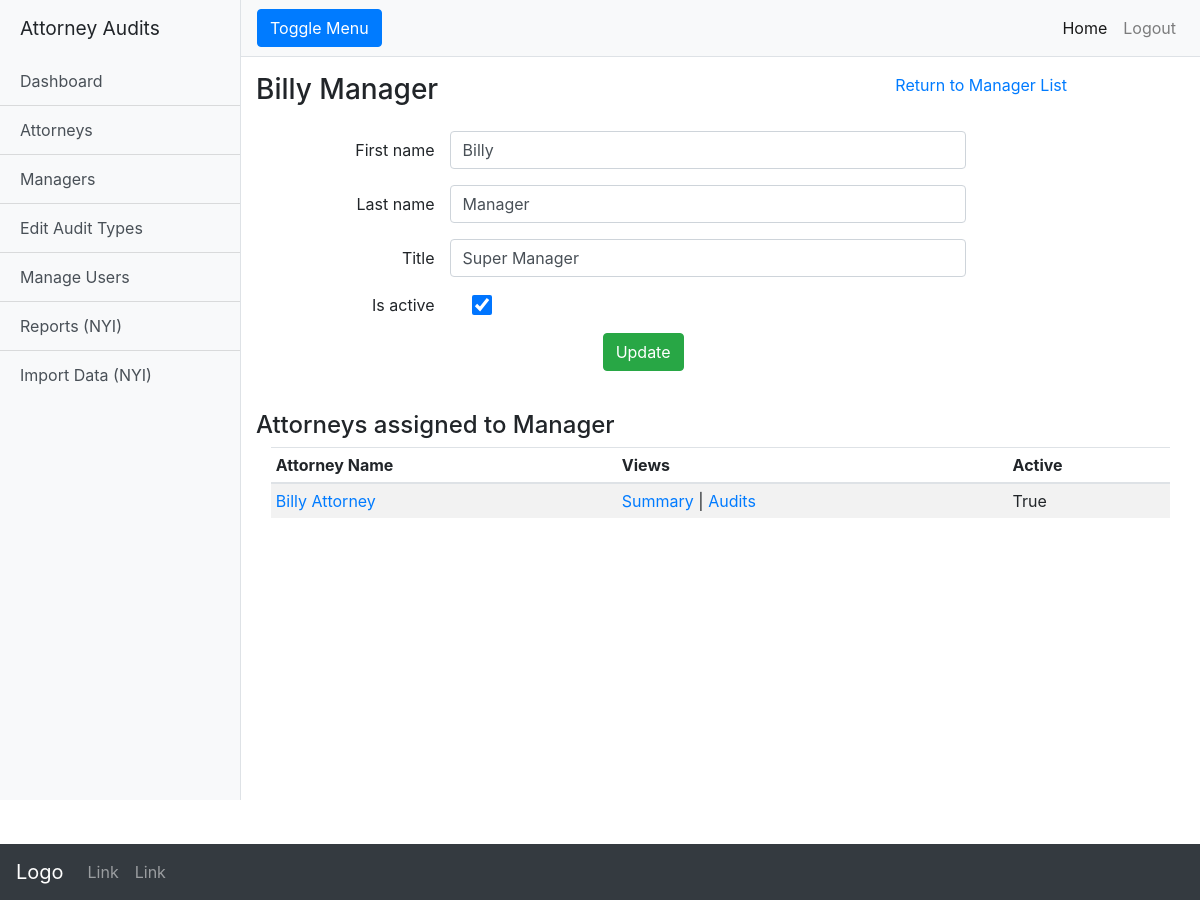
Page /manager/details/1 on the earlier database version.
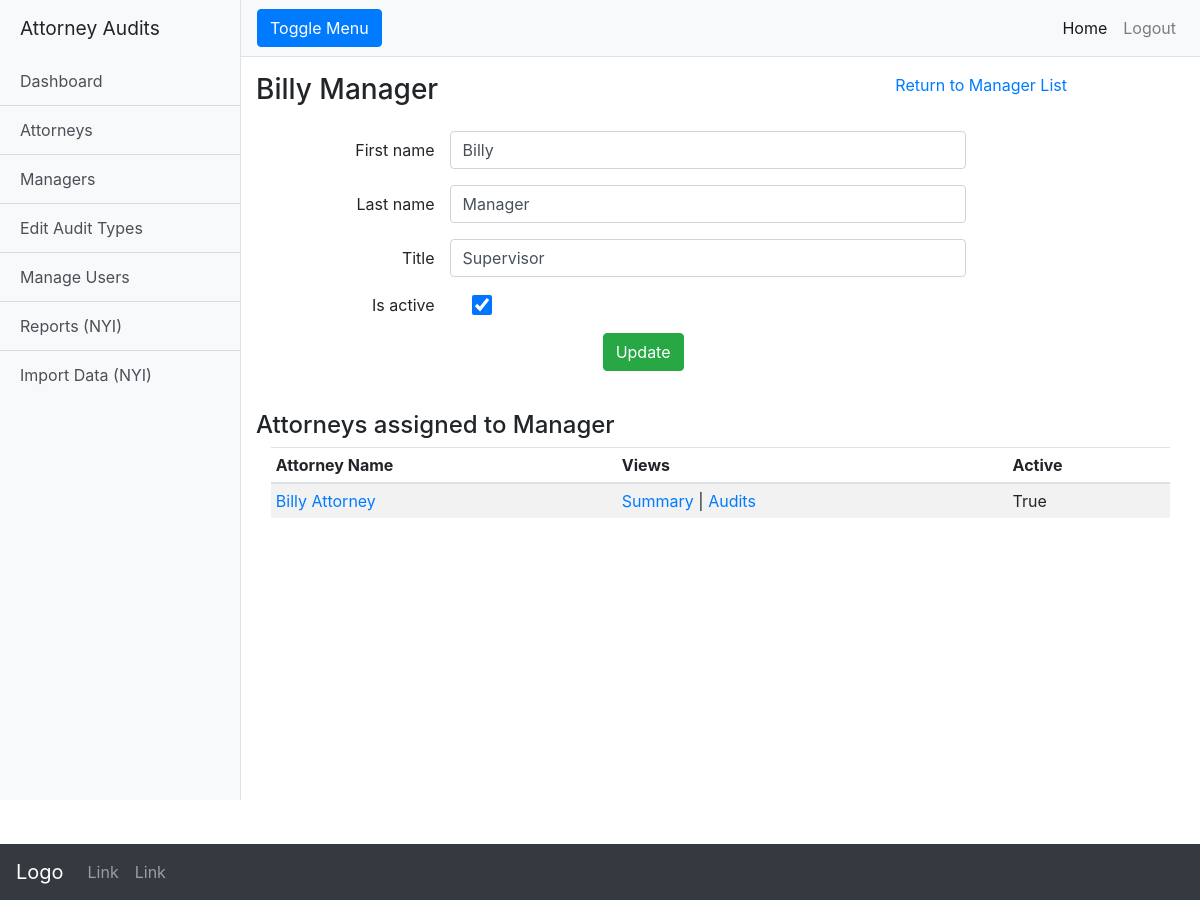
Same page on the later database version.
### manager_app/models.py (models this page shows, shortened)
class Manager(models.Model):
    first_name = models.CharField(max_length=30)
    last_name = models.CharField(max_length=30)
    title = models.CharField(max_length=50)
    is_active = models.BooleanField(default=True)
    created_at = models.DateTimeField(auto_now_add=True)
    modified_at = models.DateTimeField(auto_now=True)

### manager_app/views.py (the view)
# urls.py: path('details/<int:manager_id>', views.details),
def details(request, manager_id):
    print(f"in manager details: {manager_id}")
    manager = Manager.objects.get(id=manager_id)
    form = ManagerDetailsForm(instance=manager)
    attorneys = manager.attorneys.all()
    context = {
        "manager": manager,
        "form": form,
        "attorneys": attorneys,
    }
    print(f"\tmanager attorneys: {attorneys}")
    return render(request, "manager_details.html", context)

### manager_app/forms.py
class ManagerDetailsForm(forms.ModelForm):
    def __init__(self, *args, **kwargs):
        super(ManagerDetailsForm, self).__init__(*args, **kwargs)
        for name in self.fields.keys():
            if name == "is_active":
                self.fields[name].widget.attrs.update({
                    "class": "col-sm-1",
                    "style": "width:20px;height:20px",
                })
            else:
                self.fields[name].widget.attrs.update({
                    "class": "form-control col-sm-8",
                })
    class Meta:
        model = Manager
        fields = ("first_name", "last_name", "title", "is_active")

### attorney_app/models.py (called while the page is built)
    def __repr__(self):
        return f"Attorney Name: {self.first_name} {self.last_name}"

### manager_app/templates/manager_details.html (shortened to what this page needs)
{% extends "_audit_base.html" %}
{% block content %}
  <div class="row mb-3">
    <div class="col">
      <h3>{{manager.first_name}} {{manager.last_name}}</h3>
    </div>
    <div class="col-sm-4">
      <a href="/manager/">Return to Manager List</a>
    </div>
  </div>
  <div class="row">
    <div class="col">
      <div class="col-sm-12 col-lg-10">
        <form method="POST" action="/manager/update/{{manager.id}}" class="w-60">
          {% for field in form %}
          <div class="form-group row form-inline">
            <label class="col-sm-3 justify-content-sm-end">{{ field.label }}</label>
            {{ field }}
          </div>
          {% endfor %}
          <div class="form-group text-center">
            <button type="submit" class="btn btn-success">Update</button>
          </div>
        </form>
      </div>
    </div>
  </div>
  <div class="row my-4">
    <div class="col">
      <h4>Attorneys assigned to Manager</h4>
      <div class="container-fluid">
        <table class="table table-striped table-sm" id="my_managers">
          <thead>
            <tr>
              <th>Attorney Name</th>
              <th>Views</th>
              <th>Active</th>
            </tr>
          </thead>
          <tbody>
            {% for attorney in attorneys %}
            <tr>
              <td><a href="/attorney/details/{{attorney.id}}">{{attorney.first_name}} {{attorney.last_name}}</a></td>
              <td>
                <a href="/attorney/summary/{{attorney.id}}">Summary</a> |
                <a href="/attorney/audits/{{attorney.id}}">Audits</a>
              </td>
              <td>{{attorney.is_active}}</td>
            </tr>
            {% endfor %}
          </tbody>
        </table>
      </div>
    </div>
  </div>
{% endblock %}

Differences in the rows shown:
changed Manager "Billy": title "Super Manager" → "Supervisor"
